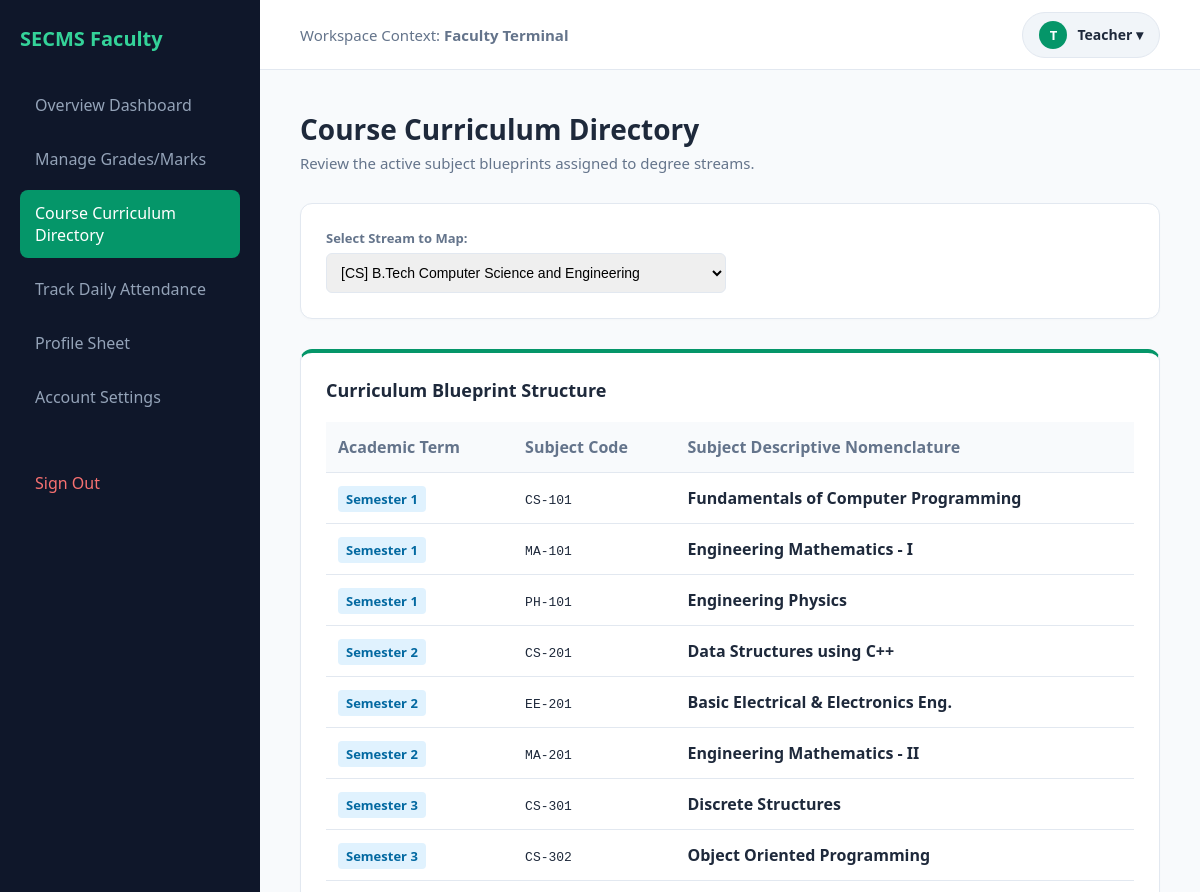
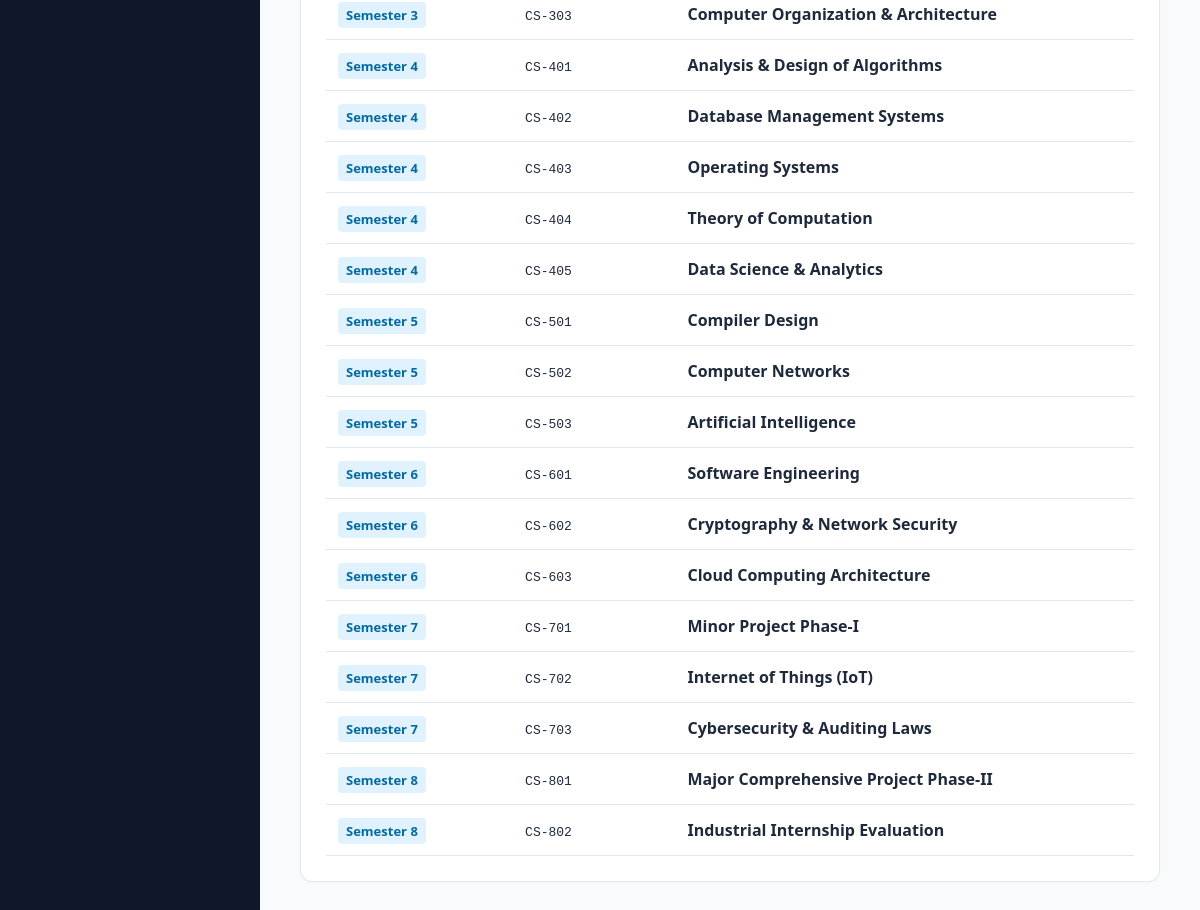
The page /faculty_curriculum.php?course_code=CS (signed in) on the database its author committed (2 pictures, top to bottom).
### tables this page shows
CREATE TABLE `subjects` (
  `id` int(11) NOT NULL,
  `subject_code` varchar(20) NOT NULL,
  `subject_name` varchar(150) NOT NULL,
  `course_code` varchar(20) DEFAULT NULL,
  `semester` int(11) NOT NULL
);

### faculty_curriculum.php (the view, shortened to what this page needs)
<?php
include 'db_connect.php';
$faculty_name = $_SESSION['username'] ?? 'Faculty Member';
$courses = $conn->query("SELECT * FROM courses ORDER BY course_code ASC");
$selected_course = isset($_GET['course_code']) ? mysqli_real_escape_string($conn, $_GET['course_code']) : "";
$subjects_res = null;
if (!empty($selected_course)) {
    $subjects_res = $conn->query("SELECT * FROM subjects WHERE course_code = '$selected_course' ORDER BY semester, subject_code ASC");
}
?>
<!DOCTYPE html>
<html lang="en">
<head>
</head>
<body>
<div class="sidebar">
    <h3>SECMS Faculty</h3>
    <a href="faculty_dashboard.php">Overview Dashboard</a>
    <a href="faculty_marks.php">Manage Grades/Marks</a>
    <a href="faculty_curriculum.php" class="active">Course Curriculum Directory</a>
    <a href="faculty_attendance.php">Track Daily Attendance</a>
    <a href="faculty_profile.php">Profile Sheet</a>
    <a href="profile.php">Account Settings</a>
    <a href="logout.php" style="color: #f87171; margin-top: 40px; display: block;">Sign Out</a>
</div>
<div class="workspace">
    <header class="top-header">
        <div style="font-size: 15px; font-weight: 500; color: #64748b;">Workspace Context: <strong>Faculty Terminal</strong></div>
        <div class="profile-menu" style="position: relative; display: inline-block;">
            <div class="profile-trigger" style="display: flex; align-items: center; gap: 10px; background: #f1f5f9; padding: 8px 16px; border-radius: 50px; cursor: pointer; font-weight: 600; font-size: 14px; border: 1px solid var(--border);" onclick="var d = document.getElementById('fac-drop'); d.style.display = d.style.display === 'block' ? 'none' : 'block';">
                <div style="width: 28px; height: 28px; background: var(--accent); color: white; border-radius: 50%; display: flex; align-items: center; justify-content: center; font-size: 13px;">
                    <?php echo strtoupper(substr($faculty_name, 0, 1)); ?>
                </div>
                <?php echo htmlspecialchars($faculty_name); ?> ▾
            </div>
        </div>
    </header>
    <main class="main-content">
        <h1>Course Curriculum Directory</h1>
        <div class="subtitle">Review the active subject blueprints assigned to degree streams.</div>
        <div class="card">
            <form action="faculty_curriculum.php" method="GET">
                <label>Select Stream to Map:</label>
                <select name="course_code" onchange="this.form.submit()">
                    <?php while($c = $courses->fetch_assoc()): ?>
                        <option value="<?php echo $c['course_code']; ?>" <?php if($selected_course == $c['course_code']) echo 'selected'; ?>>
                            [<?php echo $c['course_code']; ?>] <?php echo $c['course_name']; ?>
                        </option>
                    <?php endwhile; ?>
                </select>
            </form>
        </div>
        <?php if ($subjects_res): ?>
        <div class="card" style="border-top: 4px solid var(--accent);">
            <h2 style="margin-top: 0; font-size: 18px; margin-bottom: 20px;">Curriculum Blueprint Structure</h2>
            <table>
                <thead>
                    <tr>
                        <th>Academic Term</th>
                        <th>Subject Code</th>
                        <th>Subject Descriptive Nomenclature</th>
                    </tr>
                </thead>
                <tbody>
                    <?php if($subjects_res->num_rows > 0): while($s = $subjects_res->fetch_assoc()): ?>
                    <tr>
                        <td><span class="sem-badge">Semester <?php echo $s['semester']; ?></span></td>
                        <td><code><?php echo htmlspecialchars($s['subject_code']); ?></code></td>
                        <td><strong><?php echo htmlspecialchars($s['subject_name']); ?></strong></td>
                    </tr>
                    <?php endwhile; else: ?>
                    <tr><td colspan="3" style="text-align:center; padding:30px; color:#94a3b8;">No subjects mapped to this specific stream yet.</td></tr>
                    <?php endif; ?>
                </tbody>
            </table>
        </div>
        <?php endif; ?>
    </main>
</div>
</body>
</html>

### faculty_curriculum.php (style rules this page uses)
:root { --primary: #0f172a; --accent: #059669; --bg: #f8fafc; --card: #ffffff; --border: #e2e8f0; --text: #1e293b; --text-light: #64748b; }
body { font-family: 'Segoe UI', system-ui, sans-serif; background: var(--bg); color: var(--text); margin: 0; display: flex; min-height: 100vh; }
.sidebar { width: 260px; background: var(--primary); color: white; padding: 25px 20px; box-sizing: border-box; flex-shrink: 0; }
.sidebar h3 { margin: 0 0 30px 0; color: #34d399; font-size: 20px; }
.sidebar a { display: block; color: #94a3b8; text-decoration: none; padding: 12px 15px; border-radius: 8px; margin-bottom: 8px; font-weight: 500; transition: all 0.2s; }
.sidebar a:hover, .sidebar a.active { background: #1e293b; color: white; }
.sidebar a.active { background: var(--accent); }
.workspace { flex: 1; display: flex; flex-direction: column; min-width: 0; }
.top-header { background: var(--card); height: 70px; border-bottom: 1px solid var(--border); display: flex; justify-content: space-between; align-items: center; padding: 0 40px; box-sizing: border-box; }
.main-content { padding: 40px; box-sizing: border-box; overflow-y: auto; }
h1 { margin: 0 0 5px 0; font-size: 28px; }
.subtitle { color: var(--text-light); margin-bottom: 30px; font-size: 15px; }
.card { background: var(--card); border: 1px solid var(--border); border-radius: 12px; padding: 25px; box-shadow: 0 1px 3px rgba(0,0,0,0.02); margin-bottom: 30px; }
label { font-size: 13px; font-weight: 600; color: var(--text-light); display: block; margin-bottom: 6px; }
select { width: 100%; max-width: 400px; padding: 10px; border: 1px solid var(--border); border-radius: 6px; box-sizing: border-box; font-size: 14px; }
table { width: 100%; border-collapse: collapse; margin-top: 10px; }
th, td { padding: 14px 12px; border-bottom: 1px solid var(--border); text-align: left; }
th { background: #f8fafc; color: var(--text-light); font-weight: 600; }
.sem-badge { background: #e0f2fe; color: #0369a1; padding: 4px 8px; border-radius: 4px; font-weight: 600; font-size: 13px; }

### rows shown on the page
subjects: semester "1", subject_code "CS-101", subject_name "Fundamentals of Computer Programming"
subjects: semester "1", subject_code "MA-101", subject_name "Engineering Mathematics - I"
subjects: semester "1", subject_code "PH-101", subject_name "Engineering Physics"
subjects: semester "2", subject_code "CS-201", subject_name "Data Structures using C++"
subjects: semester "2", subject_code "EE-201", subject_name "Basic Electrical & Electronics Eng."
subjects: semester "2", subject_code "MA-201", subject_name "Engineering Mathematics - II"
subjects: semester "3", subject_code "CS-301", subject_name "Discrete Structures"
subjects: semester "3", subject_code "CS-302", subject_name "Object Oriented Programming"
subjects: semester "3", subject_code "CS-303", subject_name "Computer Organization & Architecture"
subjects: semester "4", subject_code "CS-401", subject_name "Analysis & Design of Algorithms"
subjects: semester "4", subject_code "CS-402", subject_name "Database Management Systems"
subjects: semester "4", subject_code "CS-403", subject_name "Operating Systems"
subjects: semester "4", subject_code "CS-404", subject_name "Theory of Computation"
subjects: semester "4", subject_code "CS-405", subject_name "Data Science & Analytics"
subjects: semester "5", subject_code "CS-501", subject_name "Compiler Design"
subjects: semester "5", subject_code "CS-502", subject_name "Computer Networks"
subjects: semester "5", subject_code "CS-503", subject_name "Artificial Intelligence"
subjects: semester "6", subject_code "CS-601", subject_name "Software Engineering"
subjects: semester "6", subject_code "CS-602", subject_name "Cryptography & Network Security"
subjects: semester "6", subject_code "CS-603", subject_name "Cloud Computing Architecture"
subjects: semester "7", subject_code "CS-701", subject_name "Minor Project Phase-I"
subjects: semester "7", subject_code "CS-702", subject_name "Internet of Things (IoT)"
subjects: semester "7", subject_code "CS-703", subject_name "Cybersecurity & Auditing Laws"
subjects: semester "8", subject_code "CS-801", subject_name "Major Comprehensive Project Phase-II"
subjects: semester "8", subject_code "CS-802", subject_name "Industrial Internship Evaluation"

### other values the page prints
substr($faculty_name, 0, 1) "T"
$faculty_name "Teacher"
